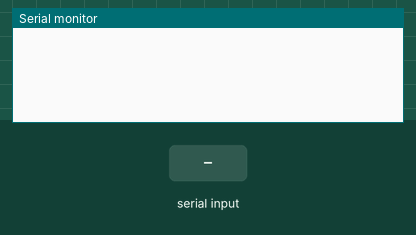
A sketch run on a simulated Arduino Uno, built with avr-gcc and run on an emulated ATmega328P. Parts: the last lines printed to the serial monitor. The inputs (shaded band) are chosen by the test bench.

Above: at 1.2 s.
1.3 s: "1\n" received over Serial
At 2.3 s:
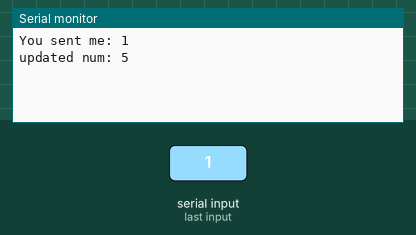
2.8 s: "0\n" received over Serial
At 3.5 s:
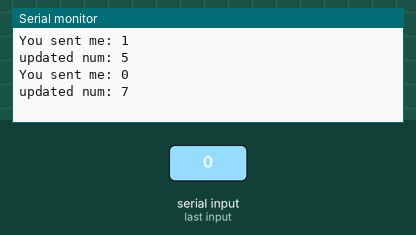
4.3 s: "2\n" received over Serial
At 5.8 s:
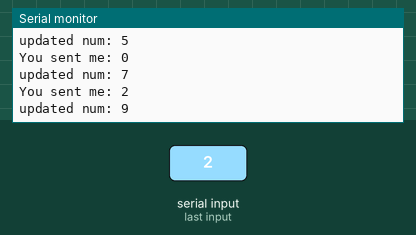

The sketch:

ARDtoRPI.ino
```cpp
int num=3;
void setup() {
  Serial.begin(9600);
}

void loop() {
  if (Serial.available() > 0) {
    String data = Serial.readStringUntil('\n');
    Serial.print("You sent me: ");
    Serial.println(data);
    num+=2;
     Serial.print("updated num: ");
     Serial.println(num);
  }
}
```

Measured:
- after the input at 1.3 s, the serial monitor: prints a new line at once (image 1)
- after the input at 2.8 s, the serial monitor: prints a new line at once (image 2)
- after the input at 4.3 s, the serial monitor: prints a new line at once (image 3)
